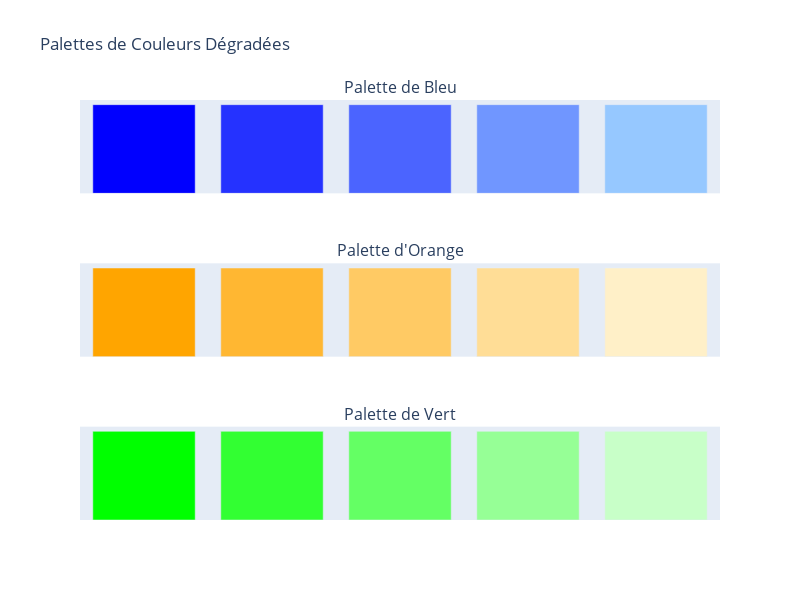

Notebook code for this chart:
### Code cell
import plotly.graph_objects as go
from plotly.subplots import make_subplots

def generate_plotly_palette(base_color, num_colors):
    """
    Génère une palette de couleurs dégradée pour Plotly.

    Args:
        base_color (str): La couleur de base ('bleu', 'orange' ou 'vert').
        num_colors (int): Le nombre de couleurs dans la palette.

    Returns:
        list: Une liste de chaînes de caractères représentant les couleurs de la palette au format RGB.

    Raises:
        ValueError: Si la couleur de base n'est pas 'bleu', 'orange' ou 'vert'.
        ValueError: Si le nombre de couleurs est inférieur à 1.
    """
    if base_color not in ['bleu', 'orange', 'vert']:
        raise ValueError("La couleur de base doit être 'bleu', 'orange' ou 'vert'.")
    if num_colors != 5:
        raise ValueError("Le nombre de couleurs doit être égal à 5 pour un contraste optimisé.")

    # Définir les couleurs de départ et de fin en fonction de la couleur de base.
    if base_color == 'bleu':
        start_color = [0, 0, 255]       # Bleu foncé
        end_color = [150, 200, 255]    # Bleu très clair
    elif base_color == 'orange':
        start_color = [255, 165, 0]     # Orange foncé
        end_color = [255, 240, 200]   # Orange très clair
    else:  # vert
        start_color = [0, 255, 0]       # Vert foncé
        end_color = [200, 255, 200]     # Vert très clair

    # Calculer l'incrément pour chaque composante de couleur (R, G, B).
    color_delta = [
        (end_color[i] - start_color[i]) / (num_colors - 1) if num_colors > 1 else 0
        for i in range(3)
    ]

    # Générer la palette de couleurs.
    palette = []
    for i in range(num_colors):
        color = [
            int(start_color[j] + i * color_delta[j])
            for j in range(3)
        ]
        palette.append(f'rgb({color[0]}, {color[1]}, {color[2]})')
    return palette

def plot_palettes(bleu_palette, orange_palette, vert_palette):
    """
    Crée un graphique Plotly pour visualiser les palettes de couleurs.

    Args:
        bleu_palette (list): La palette de couleurs bleue.
        orange_palette (list): La palette de couleurs orange.
        vert_palette (list): La palette de couleurs verte.
    """
    # Créer une figure avec trois sous-graphiques (un pour chaque palette).
    fig = make_subplots(rows=3, cols=1,
                        subplot_titles=("Palette de Bleu", "Palette d'Orange", "Palette de Vert"))

    # Ajouter les barres pour la palette bleue.
    fig.add_trace(go.Bar(x=list(range(len(bleu_palette))), y=[1] * len(bleu_palette),
                         marker_color=bleu_palette, showlegend=False), row=1, col=1)
    # Ajouter les barres pour la palette orange.
    fig.add_trace(go.Bar(x=list(range(len(orange_palette))), y=[1] * len(orange_palette),
                         marker_color=orange_palette, showlegend=False), row=2, col=1)
    # Ajouter les barres pour la palette verte.
    fig.add_trace(go.Bar(x=list(range(len(vert_palette))), y=[1] * len(vert_palette),
                         marker_color=vert_palette, showlegend=False), row=3, col=1)

    # Mettre à jour la mise en page du graphique.
    fig.update_layout(title_text="Palettes de Couleurs Dégradées", showlegend=False,
                      height=600, width=800)  # Ajuster la hauteur et la largeur pour une meilleure visualisation
    fig.update_xaxes(visible=False)  # Cacher les axes X
    fig.update_yaxes(visible=False)  # Cacher les axes Y

    # Afficher le graphique.
    fig.show()

if __name__ == '__main__':
    # Exemples d'utilisation
    try:
        bleu_palette = generate_plotly_palette('bleu', 5)
        orange_palette = generate_plotly_palette('orange', 5)
        vert_palette = generate_plotly_palette('vert', 5)

        print("Palette de bleu :", bleu_palette)
        print("Palette d'orange :", orange_palette)
        print("Palette de vert :", vert_palette)

        # Afficher les palettes avec Plotly
        plot_palettes(bleu_palette, orange_palette, vert_palette)

        # Exemple d'erreur : couleur de base invalide
        # generate_plotly_palette('jaune', 5)
    except ValueError as e:
        print(f"Erreur : {e}")

    try:
        # Exemple d'erreur : nombre de couleurs invalide
        generate_plotly_palette('bleu', 0)
    except ValueError as e:
        print(f"Erreur : {e}")

### Figure 1 — Plotly figure (JSON) as saved in the notebook; plotly's stock layout.template omitted (floating-point values rounded to 4 significant figures)
{"data": [{"marker": {"color": ["rgb(0, 0, 255)", "rgb(37, 50, 255)", "rgb(75, 100, 255)", "rgb(112, 150, 255)", "rgb(150, 200, 255)"]}, "showlegend": false, "type": "bar", "x": [0, 1, 2, 3, 4], "xaxis": "x", "y": [1, 1, 1, 1, 1], "yaxis": "y"}, {"marker": {"color": ["rgb(255, 165, 0)", "rgb(255, 183, 50)", "rgb(255, 202, 100)", "rgb(255, 221, 150)", "rgb(255, 240, 200)"]}, "showlegend": false, "type": "bar", "x": [0, 1, 2, 3, 4], "xaxis": "x2", "y": [1, 1, 1, 1, 1], "yaxis": "y2"}, {"marker": {"color": ["rgb(0, 255, 0)", "rgb(50, 255, 50)", "rgb(100, 255, 100)", "rgb(150, 255, 150)", "rgb(200, 255, 200)"]}, "showlegend": false, "type": "bar", "x": [0, 1, 2, 3, 4], "xaxis": "x3", "y": [1, 1, 1, 1, 1], "yaxis": "y3"}], "layout": {"annotations": [{"font": {"size": 16}, "showarrow": false, "text": "Palette de Bleu", "x": 0.5, "xanchor": "center", "xref": "paper", "y": 1, "yanchor": "bottom", "yref": "paper"}, {"font": {"size": 16}, "showarrow": false, "text": "Palette d'Orange", "x": 0.5, "xanchor": "center", "xref": "paper", "y": 0.6111, "yanchor": "bottom", "yref": "paper"}, {"font": {"size": 16}, "showarrow": false, "text": "Palette de Vert", "x": 0.5, "xanchor": "center", "xref": "paper", "y": 0.2222, "yanchor": "bottom", "yref": "paper"}], "height": 600, "showlegend": false, "title": {"text": "Palettes de Couleurs Dégradées"}, "width": 800, "xaxis": {"anchor": "y", "domain": [0, 1], "visible": false}, "xaxis2": {"anchor": "y2", "domain": [0, 1], "visible": false}, "xaxis3": {"anchor": "y3", "domain": [0, 1], "visible": false}, "yaxis": {"anchor": "x", "domain": [0.7778, 1], "visible": false}, "yaxis2": {"anchor": "x2", "domain": [0.3889, 0.6111], "visible": false}, "yaxis3": {"anchor": "x3", "domain": [0, 0.2222], "visible": false}}}
